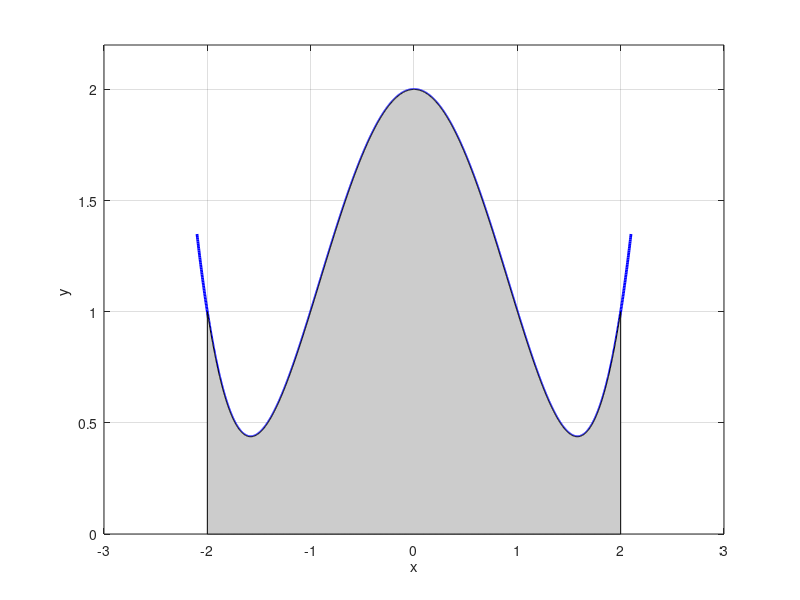
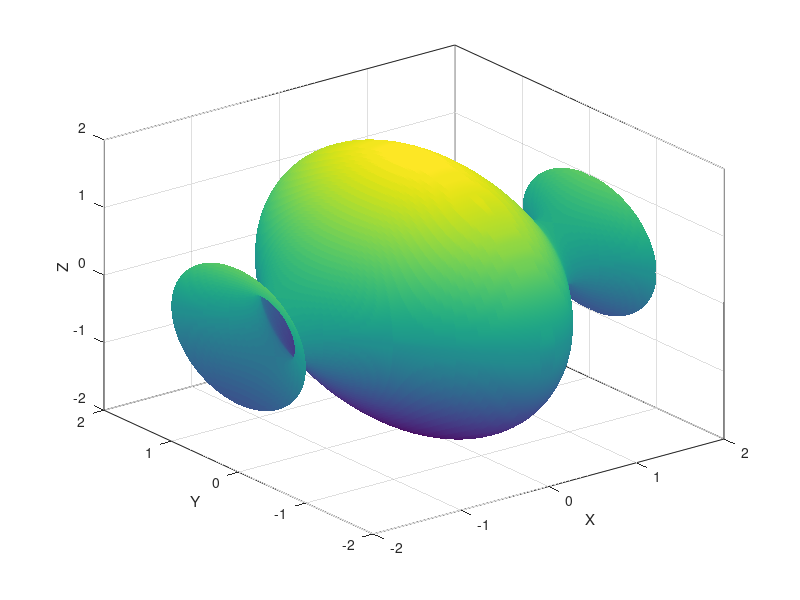
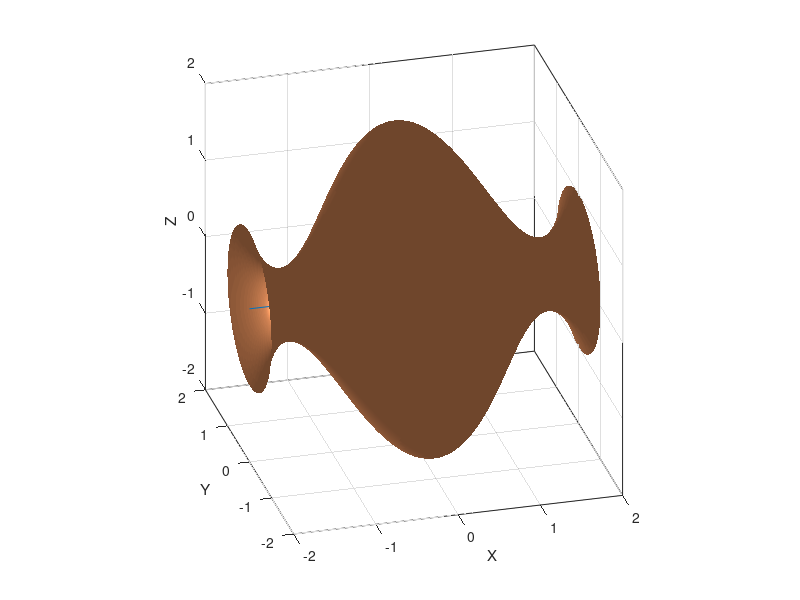
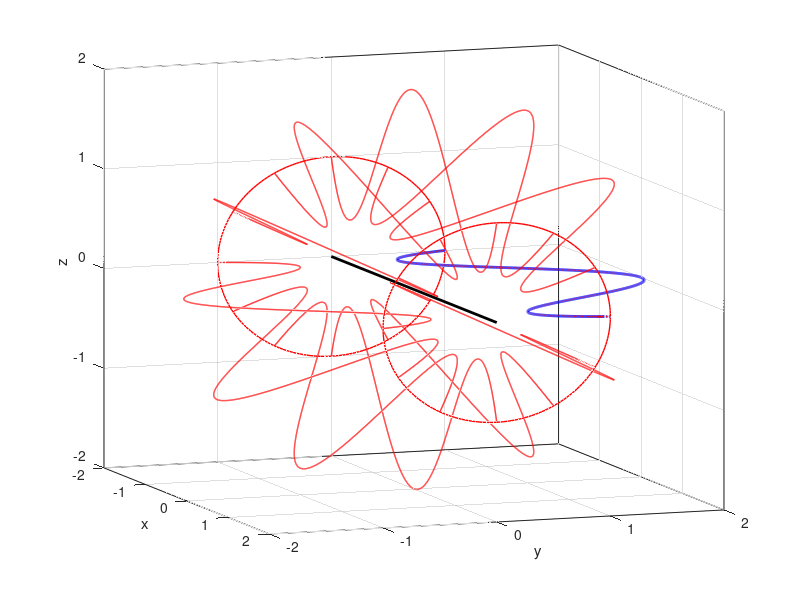

These figures' MATLAB source, in order:
% math_vol_01.m
% 12 may 2015
% Ian Cooper   School of Physics   University of Sydney
% cooper@physics.usyd.edu.au
% ../mphome.htm
clear all
close all
clc

% INPUTS =================================================================
% number of partitions
    N = 2000;
% xA   xB  lower and upper bounds of region to be rotated
   xA = -2;
   xB = 2;

% x1   x2  limits for plotting function y = f(x)
   x1 = -2.1;
   x2 = 2.1;

% x values for region   /   xf values for function 
   x  = linspace(xA,xB,N);
   xF = linspace(x1,x2,N);
  
% Region y   /   Function  yF
   k = 5;
   y  = 2+(x.^4 - k .* x.^2)/4;
   yF = 2+(xF.^4 - k .* xF.^2)/4;
   %y = k .* sin(2*pi*x/2);



% GRAPHICS ===============================================================

figure(1)    % Region   /    Function   ---------------------------------
    col = 'b';
    fs = 9;
    set(gcf,'units','normalized','position',[0.1 0.7 0.22 0.22]);
    tx = 'x';
    ty = 'y ';
    
    xP = xF; yP = yF;
    plot(xP,yP,col,'lineWidth',2);
    xlabel(tx); ylabel(ty);
    hold on
   
    xP = x; yP = y;
    h_area = area(xP,yP);
    set(h_area,'FaceColor',[0.8 0.8 0.8]);
   
   set(gca,'Ylim',[0 1.1 * max(y)]);
%set(gca,'Ylim',Yrange);
%set(gca,'Xtick',xValues);
    grid on;
    box on;

figure(2)   % [3D] plot -------------------------------------------------
set(gcf,'units','normalized','position',[0.35 0.7 0.22 0.22]);
[X,Y,Z] = cylinder(y,100);
z = xA + Z.*(xB-xA);
surf(z,Y,X);
%axis square
xlabel('X'); ylabel('Y'); zlabel('Z') 
shading interp
box on

figure(3)   % [3D] plot --------------------------------------------------
set(gcf,'units','normalized','position',[0.6 0.7 0.22 0.22]);
[X,Y,Z] = cylinder(y,100);
z = xA + Z.*(xB-xA);
surfl(z,Y,X);
axis square
xlabel('X'); ylabel('Y'); zlabel('Z') 
shading interp
colormap(copper)
hold on
plot3([xA xB],[0 0], [0 0]);
box on
view(-15,26);

figure(4)   % animation of the rotation ---------------------------------
set(gcf,'units','normalized','position',[0.1 0.4 0.22 0.22]);

% X-axis
plot3([xA xB],[0 0], [0 0],'k','linewidth',2);
set(gca,'Xlim',[xA xB]);
set(gca,'Ylim',[xA xB]);
set(gca,'Zlim',[xA xB]);
xlabel('x'); ylabel('y'); zlabel('z') 
hold on
grid on
box on
view(70,10);

% Function
xP = x; yP = y; zP = zeros(1,N);
plot3(xP,yP,zP,'b','linewidth',2);

t = 0 : pi/100 : 2*pi;
xP = x(end) .* ones(1,length(t)); yP = y(end) .* cos(t); zP = y(end).*sin(t);
h_plot3 = plot3(xP,yP,zP,'r','linewidth',1);
xP = x(1) .* ones(1,length(t)); yP = y(1) .* cos(t); zP = y(1).*sin(t);
h_plot3 = plot3(xP,yP,zP,'r','linewidth',1);

for t = 0:pi/6:2*pi;
xP = x; yP = y .* cos(t); zP = y.*sin(t);
h_plot3 = plot3(xP,yP,zP,'r','linewidth',1);
%plot3(xB,yP(end),zP(end),'ro');
pause(1)
set(gca,'Xlim',[xA xB]);
set(gca,'Ylim',[xA xB]);
set(gca,'Zlim',[xA xB]);
end
